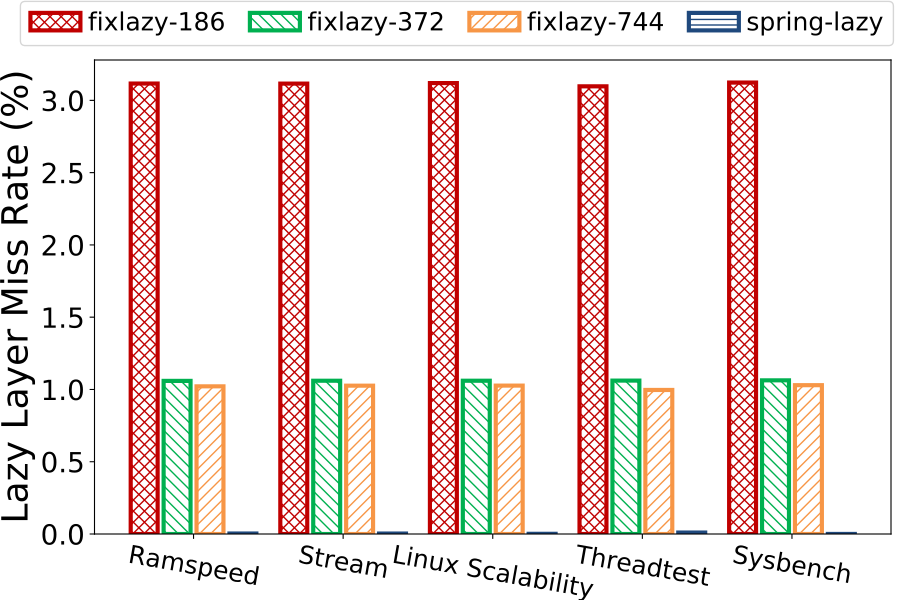

Reproduce this figure in Python.
import sys,os
import matplotlib.pyplot as plt
import numpy as np
from matplotlib.ticker import ScalarFormatter

colorDict = {'fixlazy-186': '#C00000', 'fixlazy-372': '#00B050', 'fixlazy-744': '#F79646', 'spring-lazy': '#1f497d'}
hatchDict = {'fixlazy-186': 'xxx', 'fixlazy-372': '\\\\\\', 'fixlazy-744': '///', 'spring-lazy': '---'}

oriData = [
    {
        'name': 'Ramspeed',
        "fixlazy-186": [93956863, 96979336],
        "fixlazy-372": [93515422, 94516471],
        "fixlazy-744": [93517424, 94482654],
        "spring-lazy": [93387294, 93390365],
    },
    {
        'name': 'Stream',
        "fixlazy-186": [19865846, 20504812],
        "fixlazy-372": [20745725, 20968066],
        "fixlazy-744": [20306286, 20516849],
        "spring-lazy": [19426407, 19427010],
    },
    {
        'name': 'Linux Scalability',
        "fixlazy-186": [133843710, 138153966],
        "fixlazy-372": [20745725, 20968066],
        "fixlazy-744": [133891758, 135280516],
        "spring-lazy": [134472338, 134474103],
    },
    {
        'name': 'Threadtest',
        "fixlazy-186": [295930635, 305389199],
        "fixlazy-372": [134052919, 135490902],
        "fixlazy-744": [307311004, 310404242],
        "spring-lazy": [372570198, 372607588],
    },
    {
        'name': 'Sysbench',
        "fixlazy-186": [216364148, 223339488],
        "fixlazy-372": [237988751, 240545840],
        "fixlazy-744": [222188967, 224500475],
        "spring-lazy": [257591334, 257592161],
    }
]

fix186Arr = []
fix372Arr = []
fix744Arr = []
springArr = []
tickArr = []

for dataDict in oriData:
    tickArr.append(dataDict['name'])
    curFix186Hit = dataDict['fixlazy-186'][0]
    curFix186All = dataDict['fixlazy-186'][1]
    curFix372Hit = dataDict['fixlazy-372'][0]
    curFix372All = dataDict['fixlazy-372'][1]
    curFix744Hit = dataDict['fixlazy-744'][0]
    curFix744All = dataDict['fixlazy-744'][1]
    curSpringHit = dataDict['spring-lazy'][0]
    curSpringAll = dataDict['spring-lazy'][1]
    fix186Arr.append((1-float(curFix186Hit)/curFix186All)*100)
    fix372Arr.append((1-float(curFix372Hit)/curFix372All)*100)
    fix744Arr.append((1-float(curFix744Hit)/curFix744All)*100)
    springArr.append((1-float(curSpringHit)/curSpringAll)*100)

labelArr = ['fixlazy-186', 'fixlazy-372', 'fixlazy-744', 'spring-lazy']
allArr = [fix186Arr, fix372Arr, fix744Arr, springArr]

ind=np.arange(len(tickArr))
bar_width = 0.18
gap_width = 0.04
totalBarNum = len(allArr)

plt.figure(figsize=(9,6))

barCnt = 0
for barId in range(totalBarNum):
    offset = 0.0-bar_width*(totalBarNum/2.0)-gap_width*((totalBarNum-1.0)/2)+(barCnt+0.5)*bar_width+barCnt*gap_width
    curP = plt.bar(ind+offset, allArr[barId], bar_width, label=labelArr[barId],color='white', \
        edgecolor=colorDict[labelArr[barId]], hatch=hatchDict[labelArr[barId]], lw=3)
    barCnt += 1

plt.ylabel('Lazy Layer Miss Rate (%)', fontsize=26)
plt.yticks(fontsize=20)
# plt.ylim(0,1.25)

# xfmt = ScalarFormatter(useMathText=True)
# xfmt.set_powerlimits((0, 0))
# plt.gca().yaxis.set_major_formatter(xfmt)

# plt.text(-0.5, 1.25, r'$\times10^{-2}$',fontsize=20)

plt.xticks(ind,tickArr, fontsize=18, rotation=360-10)
# plt.xlabel('Main Memory Capacity(GB)', fontsize=26)

plt.subplots_adjust(left=0.105, right=0.99, top=0.90, bottom=0.11)

plt.legend(fontsize=18, ncol = 4, loc='upper center', columnspacing=1, handletextpad=0.3, bbox_to_anchor=(0.455, 1.15))

plt.savefig('%s.pdf' % os.path.splitext(sys.argv[0])[0])
plt.show()
